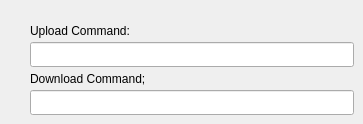
         <widget class="QWidget" name="KermitTab">
          <attribute name="title">
           <string>Kermit</string>
          </attribute>
          <widget class="QLineEdit" name="kermitDownload">
           <property name="geometry">
            <rect>
             <x>30</x>
             <y>90</y>
             <width>324</width>
             <height>25</height>
            </rect>
           </property>
           <property name="text">
            <string/>
           </property>
          </widget>
          <widget class="QLabel" name="label_16">
           <property name="geometry">
            <rect>
             <x>30</x>
             <y>71</y>
             <width>141</width>
             <height>16</height>
            </rect>
           </property>
           <property name="text">
            <string>Download Command; </string>
           </property>
          </widget>
          <widget class="QLabel" name="label_17">
           <property name="geometry">
            <rect>
             <x>30</x>
             <y>23</y>
             <width>121</width>
             <height>16</height>
            </rect>
           </property>
           <property name="text">
            <string>Upload Command:</string>
           </property>
          </widget>
          <widget class="QLineEdit" name="kermitUpload">
           <property name="geometry">
            <rect>
             <x>30</x>
             <y>42</y>
             <width>324</width>
             <height>25</height>
            </rect>
           </property>
          </widget>
         </widget>
